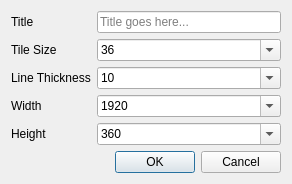
<?xml version="1.0" encoding="UTF-8"?>
<ui version="4.0">
 <class>LineMapPreset</class>
 <widget class="QDialog" name="LineMapPreset">
  <property name="geometry">
   <rect>
    <x>0</x>
    <y>0</y>
    <width>292</width>
    <height>181</height>
   </rect>
  </property>
  <property name="windowTitle">
   <string>Preset</string>
  </property>
  <layout class="QVBoxLayout" name="verticalLayout">
   <item>
    <layout class="QFormLayout" name="formLayout">
     <item row="0" column="0">
      <widget class="QLabel" name="label_5">
       <property name="text">
        <string>Title</string>
       </property>
      </widget>
     </item>
     <item row="0" column="1">
      <widget class="QLineEdit" name="editTitle">
       <property name="placeholderText">
        <string>Title goes here...</string>
       </property>
      </widget>
     </item>
     <item row="1" column="0">
      <widget class="QLabel" name="label">
       <property name="text">
        <string>Tile Size</string>
       </property>
      </widget>
     </item>
     <item row="1" column="1">
      <widget class="QComboBox" name="m_cbTileSize">
       <property name="editable">
        <bool>true</bool>
       </property>
       <item>
        <property name="text">
         <string>36</string>
        </property>
       </item>
      </widget>
     </item>
     <item row="2" column="0">
      <widget class="QLabel" name="label_2">
       <property name="text">
        <string>Line Thickness</string>
       </property>
      </widget>
     </item>
     <item row="2" column="1">
      <widget class="QComboBox" name="m_cbLineThick">
       <property name="editable">
        <bool>true</bool>
       </property>
       <item>
        <property name="text">
         <string>10</string>
        </property>
       </item>
      </widget>
     </item>
     <item row="3" column="0">
      <widget class="QLabel" name="label_3">
       <property name="text">
        <string>Width</string>
       </property>
      </widget>
     </item>
     <item row="3" column="1">
      <widget class="QComboBox" name="m_cbMapWidth">
       <property name="editable">
        <bool>true</bool>
       </property>
       <item>
        <property name="text">
         <string>1920</string>
        </property>
       </item>
      </widget>
     </item>
     <item row="4" column="0">
      <widget class="QLabel" name="label_4">
       <property name="text">
        <string>Height</string>
       </property>
      </widget>
     </item>
     <item row="4" column="1">
      <widget class="QComboBox" name="m_cbMapHeight">
       <property name="editable">
        <bool>true</bool>
       </property>
       <item>
        <property name="text">
         <string>360</string>
        </property>
       </item>
      </widget>
     </item>
    </layout>
   </item>
   <item>
    <spacer name="verticalSpacer">
     <property name="orientation">
      <enum>Qt::Vertical</enum>
     </property>
     <property name="sizeHint" stdset="0">
      <size>
       <width>20</width>
       <height>2</height>
      </size>
     </property>
    </spacer>
   </item>
   <item>
    <layout class="QHBoxLayout" name="horizontalLayout_2">
     <item>
      <spacer name="horizontalSpacer">
       <property name="orientation">
        <enum>Qt::Horizontal</enum>
       </property>
       <property name="sizeHint" stdset="0">
        <size>
         <width>40</width>
         <height>20</height>
        </size>
       </property>
      </spacer>
     </item>
     <item>
      <widget class="QDialogButtonBox" name="buttonBox">
       <property name="locale">
        <locale language="English" country="UnitedStates"/>
       </property>
       <property name="standardButtons">
        <set>QDialogButtonBox::Cancel|QDialogButtonBox::Ok</set>
       </property>
      </widget>
     </item>
    </layout>
   </item>
  </layout>
 </widget>
 <layoutdefault spacing="6" margin="11"/>
 <resources/>
 <connections/>
</ui>
